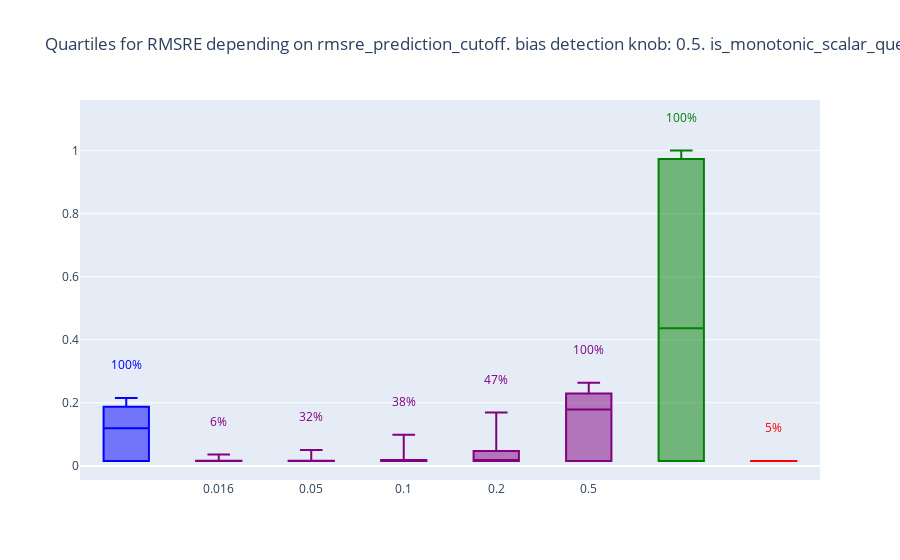

Notebook source saved alongside this figure:
### Code cell
variable = "rmsre_prediction_cutoff"
boxes_args = {
        "df": cutoffs_df,
        "metric": "rmsre",
        "x_axis": variable,
        # "x_axis_title": x_axis_title,
        "y_axis_title": RMSRE_Y,
        "ordering": (variable, "str"),
        # "ordering": None,
        "showlegend": False,
        "baselines_order": BIAS_BASELINES_ORDER,
        "baselines_with_nqueries": BIAS_BASELINES_ORDER,
        "nqueries_style": "percentage",
        "hspace": 0,
        "vspace": 0.1,
        "n_total_queries": num_queries,
        
    }

cutoff_boxes_fig = go.Figure()
# fig.update_yaxes(type="log")
for trace in boxes(**boxes_args):
    cutoff_boxes_fig.add_trace(trace)
cutoff_boxes_fig.update_layout(title=f"Quartiles for RMSRE depending on rmsre_prediction_cutoff. bias detection knob: {bias_detection_knob}. is_monotonic_scalar_query: {is_monotonic_scalar_query}.")
cutoff_boxes_fig

### Figure 1 — Plotly figure (JSON) as saved in the notebook; plotly's stock layout.template omitted (floating-point values rounded to 4 significant figures; data arrays with more than 128 entries replaced by an {"elided": "..."} marker saying what was removed)
{"data": [{"boxpoints": false, "legendgroup": "Cookie Monster", "marker": {"color": "blue"}, "name": "Cookie Monster", "opacity": 1, "showlegend": false, "type": "box", "x": {"elided": "400 str values"}, "y": {"elided": "400 float values"}}, {"boxpoints": false, "legendgroup": "Cookie Monster w/ bias detection", "marker": {"color": "purple"}, "name": "Cookie Monster w/ bias detection", "opacity": 1, "showlegend": false, "type": "box", "x": {"elided": "2000 str values"}, "y": {"elided": "2000 float values"}}, {"boxpoints": false, "legendgroup": "ARA-like (on-device)", "marker": {"color": "green"}, "name": "ARA-like (on-device)", "opacity": 1, "showlegend": false, "type": "box", "x": {"elided": "400 str values"}, "y": {"elided": "400 float values"}}, {"boxpoints": false, "legendgroup": "IPA-like (off-device)", "marker": {"color": "red"}, "name": "IPA-like (off-device)", "opacity": 1, "showlegend": false, "type": "box", "x": {"elided": "400 str values"}, "y": {"elided": "400 float values"}}, {"mode": "text", "showlegend": false, "text": ["100%"], "textfont": {"color": "blue"}, "type": "scatter", "x": [" "], "y": [0.3152]}, {"mode": "text", "showlegend": false, "text": ["6%", "32%", "38%", "47%", "100%"], "textfont": {"color": "purple"}, "type": "scatter", "x": ["0.016", "0.05", "0.1", "0.2", "0.5"], "y": [0.136, 0.1504, 0.199, 0.2692, 0.3637]}, {"mode": "text", "showlegend": false, "text": ["100%"], "textfont": {"color": "green"}, "type": "scatter", "x": ["  "], "y": [1.1]}, {"mode": "text", "showlegend": false, "text": ["5%"], "textfont": {"color": "red"}, "type": "scatter", "x": ["   "], "y": [0.1157]}], "layout": {"title": {"text": "Quartiles for RMSRE depending on rmsre_prediction_cutoff. bias detection knob: 0.5. is_monotonic_scalar_query: True."}}}
